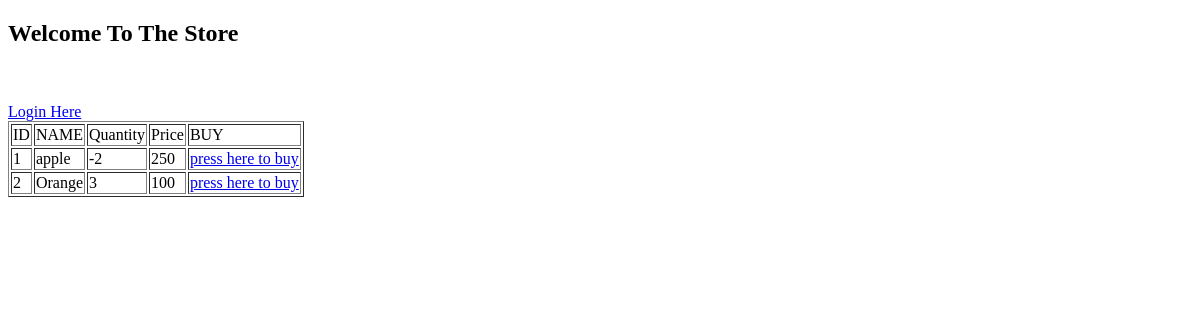
Before: / with the older database file.
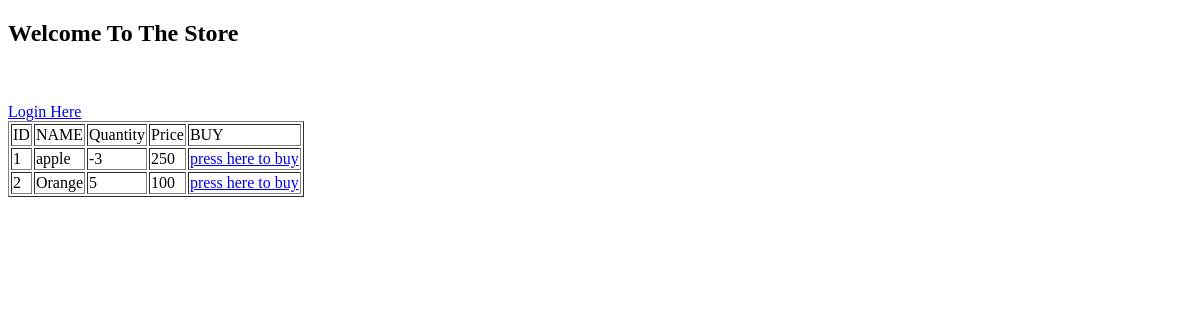
After: the same page with the newer database file.
### tables this page shows
CREATE TABLE item_ecom (id INT, name TEXT, quantity INT, price INT);

### handler.py (the view)
@app.route('/')
def showInput():
   conn = sqlite3.connect('database.db')
   print ("Opened database successfully")
   conn.row_factory = sqlite3.Row
   cur = conn.cursor()
   cur.execute("select * from item_ecom")
   rows = cur.fetchall()
   conn.close
   username = ""
   if 'username' in session:
      username = session['username']
   return render_template("home.html",rows = rows, username = username)

### templates/home.html (shortened to what this page needs)
<!doctype html>
<html>
   <body>
      <h2>Welcome To The Store</h2>
      {% if username != "" %}
         <p>Welcome back {{ username }}</p>
         <a href="/logoutPage"> Logout </a>
      {% else %}
         <a href="/loginPage"> Login Here </a>
      {% endif %}
         <table border = 1>
            <thead>
               <td>ID</td>
               <td>NAME</td>
               <td>Quantity</td>
               <td>Price</td>
               <td>BUY</td>
            </thead>
            {% for row in rows %}
               <tr>
                  <td>{{row["id"]}}</td>
                  <td>{{row["name"]}}</td>
                  <td> {{ row["quantity"]}}</td>
                  <td>{{row["price"]}}</td>
                  <td><a href = "/placeOrder?itemId={{row[0]}}"> press here to buy</a></td>
               </tr>
            {% endfor %}
         </table>
   </body>
</html>

Changed rows visible on the page:
changed item_ecom "apple": quantity "-2" → "-3"
changed item_ecom "Orange": quantity "3" → "5"
